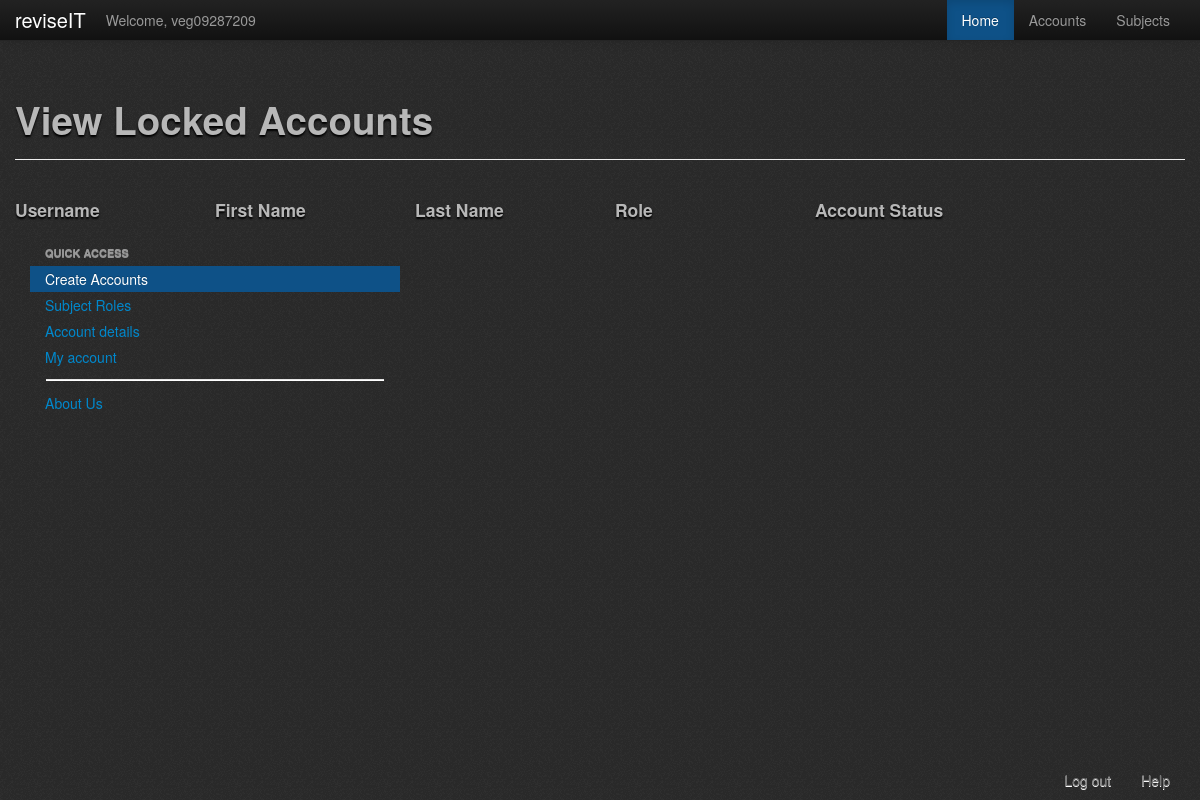
/php/admin/ViewLockedUsers.php (signed in), run on an earlier commit of the app's database.
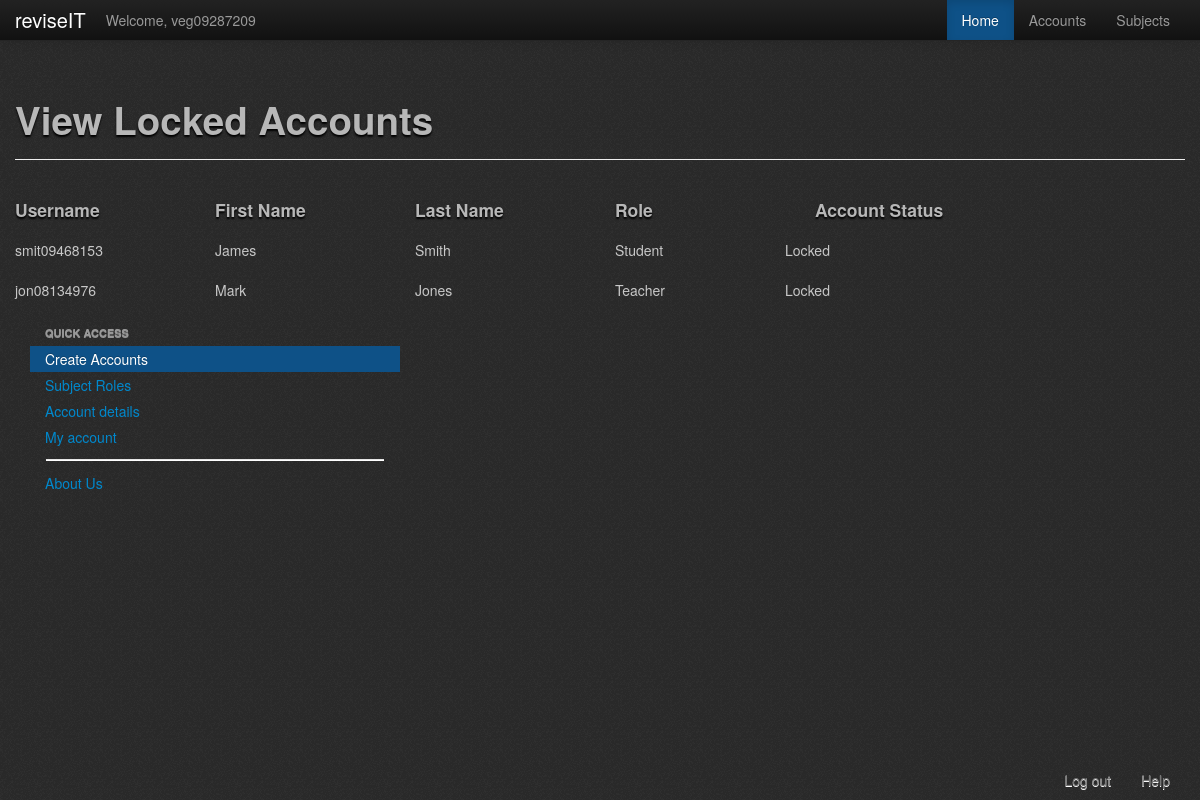
And on a later commit of the database.
### tables this page shows
CREATE TABLE `users` (
  `UserID` int(11) NOT NULL AUTO_INCREMENT,
  `fName` varchar(50) NOT NULL,
  `lName` varchar(50) NOT NULL,
  `username` varchar(50) NOT NULL,
  `password` varchar(50) NOT NULL,
  `role` int(1) NOT NULL COMMENT '1 = Admin, 2 = Coordinator, 3 = Teacher, 4 = Student',
  `locked` tinyint(1) NOT NULL COMMENT '0 = unlocked, 1 = locked',
  PRIMARY KEY (`UserID`)
);

### php/admin/ViewLockedUsers.php (the view, shortened to what this page needs)
<?php
  require '../check_logged_in.php';
?>
<!DOCTYPE html PUBLIC "-//W3C//DTD XHTML 1.0 Transitional//EN" "http://www.w3.org/TR/xhtml1/DTD/xhtml1-transitional.dtd">
<html xmlns="http://www.w3.org/1999/xhtml">
<head>
  <?php
    include '../header_container.php';
  ?>
</head>
<body>
<?php
  include 'admin_menu_bar.php';
?>
<br /><br />
<div class="container">
<div class="page-header">
  <h1>View Locked Accounts</h1>
</div>
  <?php
			$result = $db->prepare("SELECT * FROM users WHERE locked = 1");
      		$result->execute();
  ?>
    <div class='row-fluid'>
      <div class='span2'>
        <h4>Username</h4>
      </div>
      <div class='span2'>
        <h4>First Name</h4>
      </div>
      <div class='span2'>
        <h4>Last Name</h4>
      </div>
      <div class='span2'>
        <h4>Role</h4>
      </div>
      <div class='span2'>
        <h4>Account Status</h4>
      </div>
    </div>
    <?php
			while($row = $result->fetch(PDO::FETCH_ASSOC))
			{
				echo "<div class='row-fluid'>";
					echo "<div class='span2'>".$row['username']."</div>";
					echo "<div class='span2'>".$row['fName']."</div>";
					echo "<div class='span2'>".$row['lName']."</div>";
					echo "<div class='span2'>";
					if ($row['role'] == "1") echo 'Admin';
					else if ($row['role'] == "2") echo 'Co-ordinator';
					else if ($row['role'] == "3") echo 'Teacher';
					else if ($row['role'] == "4") echo 'Student';
					echo"</div>";
					if ($row['locked'] == "1") echo 'Locked';
				echo "</div>";
			}
		echo "</div>";
?>
    <div class="span4">
      <ul class="nav nav-list">
        <li class="nav-header">Quick Access</li>
        <li class="active"><a href="CreateUser.php">Create Accounts</a></li>
        <li><a href="#">Subject Roles</a></li>
        <li><a href="#">Account details</a></li>
        <li><a href="#">My account</a></li>
        <li class="divider"></li>
        <li><a href="#">About Us</a></li>
      </ul>
    </div>
<div class="navbar navbar-fixed-bottom">
  <div class="container">
    <div class="nav-collapse collapse">
      <ul class="nav pull-right">
        <li><a href="#">Log out</a></li>
        <li><a href="#">Help</a></li>
      </ul>
    </div>
  </div>
</div>
</body>
</html>

### php/admin/admin_menu_bar.php (shortened to what this page needs)
<div class="navbar navbar-fixed-top navbar-inverse">
	<div class="navbar-inner">
		<div class="container">
			<a href="../home_page_director.php" class="brand">reviseIT</a>
			<p class="nav navbar-text"><?php echo "Welcome, ".$_SESSION['username']?></strong></p>
			<div class="nav-collapse collapse">
				<ul class="nav pull-right">
					<li class="active bootstro" data-bootstro-placement="bottom" data-bootstro-title="Home Page" data-bootstro-content="Click this link to go to the <b>Home</b> page."><a href="admin_Home.php">Home</a></li>
					<li class="bootstro" data-bootstro-placement="bottom" data-bootstro-title="Accounts Page" data-bootstro-content="Click this link to go to the <b>Accounts</b> page"><a href="all_Accounts.php">Accounts</a></li>
					<li class="bootstro" data-bootstro-placement="bottom" data-bootstro-title="Subjects Page" data-bootstro-content="Click on this link to see a list of all the subjects."><a href="../subjects/all_Subjects.php">Subjects</a></li>
				</ul>
			</div>
		</div>
	</div>
</div>

What changed in the data, as far as the page shows it:
now on this page (row edited): users: username "smit09468153", fName "James", lName "Smith", role "Student", locked "Locked"
now on this page (row edited): users: username "jon08134976", fName "Mark", lName "Jones", role "Teacher", locked "Locked"
